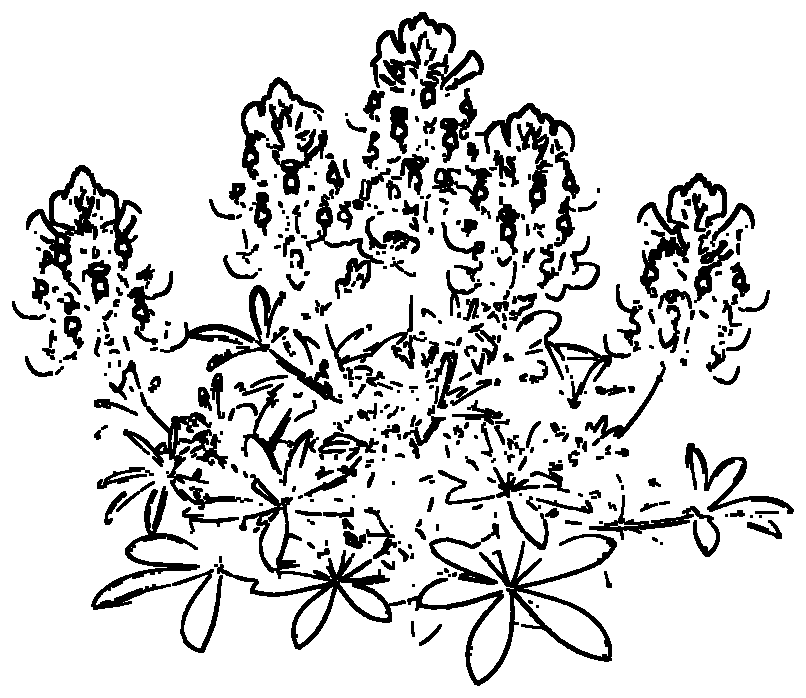
#> input picture src/renderer/src/assets/bluebonnet-outline.png, 806 x 698 px
$ python -i make-outline-pngs.py   (imports and definitions only)
#> lines starting #> are read from the running program, lines starting #| are printed output that depends on the picture; after the words box and inside, x2 and y2 are one past the last pixel; in counts of white or black regions, pixels touching at a corner belong together
#!/usr/bin/env python3
"""Make colorless outline (black line art on white) PNGs for LazeAway.

Two modes:
  photo   — grayscale -> blur -> Sobel edge detect -> threshold -> dilate.
            For color photos (e.g. flowers/cactus on a solid background).
  lineart — grayscale -> threshold. For images that are already line art
            (e.g. the Texas outline), where Sobel would double every stroke.

Output is trimmed to the ink bounding box with a small white margin.
Used to build the built-in picture templates in src/renderer/src/assets/.

Usage:
  python3 scripts/make-outline-pngs.py <input> <output> <photo|lineart> [threshold]
  threshold: photo-mode edge cutoff, default 45. Higher = fewer, bolder lines.
"""
import sys

import numpy as np
from PIL import Image, ImageFilter

MAX_SIDE = 1200
MARGIN = 12


def to_gray(path: str) -> Image.Image:
    img = Image.open(path).convert("L")
    img.thumbnail((MAX_SIDE, MAX_SIDE), Image.LANCZOS)
    return img


def sobel(gray: np.ndarray) -> np.ndarray:
    """Sobel edge magnitude, 0..255, via padded shifts (no cv2 needed)."""
    kx = np.array([[-1, 0, 1], [-2, 0, 2], [-1, 0, 1]], dtype=np.float32)
    ky = kx.T
    padded = np.pad(gray, 1, mode="edge")
    gx = np.zeros_like(gray, dtype=np.float32)
    gy = np.zeros_like(gray, dtype=np.float32)
    for dy in range(3):
        for dx in range(3):
            patch = padded[dy : dy + gray.shape[0], dx : dx + gray.shape[1]]
            gx += kx[dy, dx] * patch
            gy += ky[dy, dx] * patch
    mag = np.sqrt(gx * gx + gy * gy)
    peak = mag.max()
    if peak > 0:
        mag = mag / peak * 255.0
    return mag


def dilate(binary: np.ndarray) -> np.ndarray:
    """1px 3x3 max dilation so engraved lines read at laser spot size."""
    padded = np.pad(binary, 1, mode="constant", constant_values=255)
    out = binary.copy()
    for dy in range(3):
        for dx in range(3):
            out = np.minimum(out, padded[dy : dy + binary.shape[0], dx : dx + binary.shape[1]])
    return out


def trim(img: Image.Image) -> Image.Image:
    arr = np.array(img)
    ink = arr < 128
    if not ink.any():
        return img
    rows = np.where(ink.any(axis=1))[0]
    cols = np.where(ink.any(axis=0))[0]
    box = (
        max(0, cols.min() - MARGIN),
        max(0, rows.min() - MARGIN),
        min(img.width, cols.max() + 1 + MARGIN),
        min(img.height, rows.max() + 1 + MARGIN),
    )
    return img.crop(box)


def outline_photo(path: str, threshold: int = 45) -> Image.Image:
#> called with threshold = 45
    img = to_gray(path).filter(ImageFilter.GaussianBlur(radius=1.0))
#> in to_gray, img is the input picture: PIL image 806x698 L; 84.1% white; 410 black regions (96 under 20 px), largest, box (x1, y1, x2, y2) and area: (214, 474, 406, 650) 4732, (407, 534, 617, 686) 4514, (26, 165, 142, 295) 3924
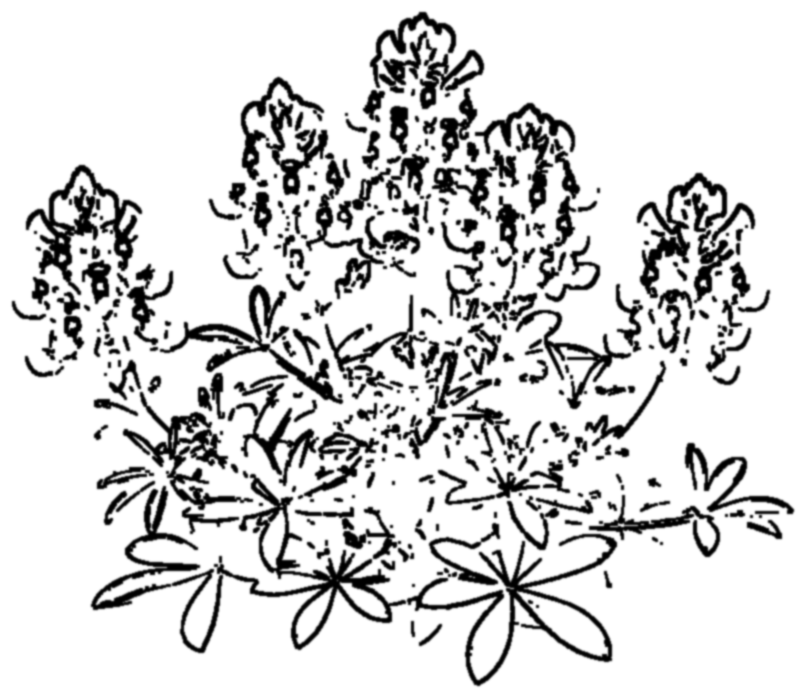
#> img: PIL image 806x698 L; min 0, max 255, mean 214.2
    mag = sobel(np.array(img, dtype=np.float32))
#> after the loop in sobel, `for dy in range(3):`:
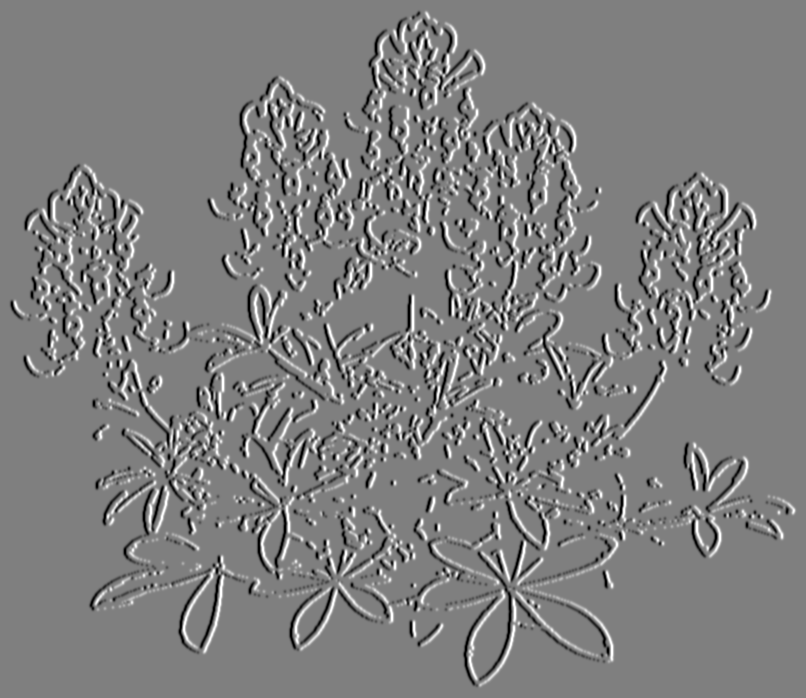
#> gx: shape (698, 806) float32; min -660, max 660, mean 0; drawn with min black and max white
#> after the loop in sobel, `for dy in range(3):`:
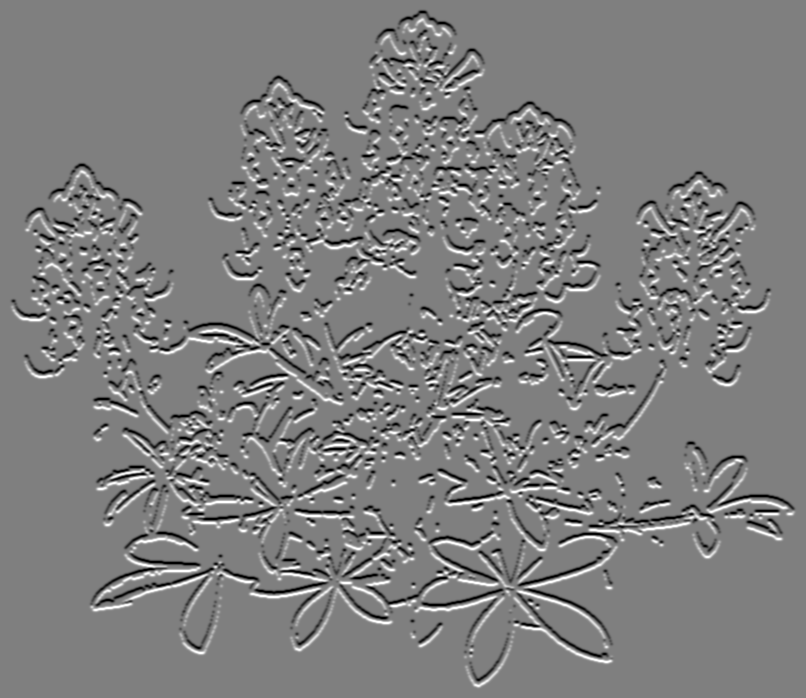
#> gy: shape (698, 806) float32; min -660, max 660, mean 0; drawn with min black and max white
#> in sobel, `mag = np.sqrt(gx * gx + gy * gy)`:
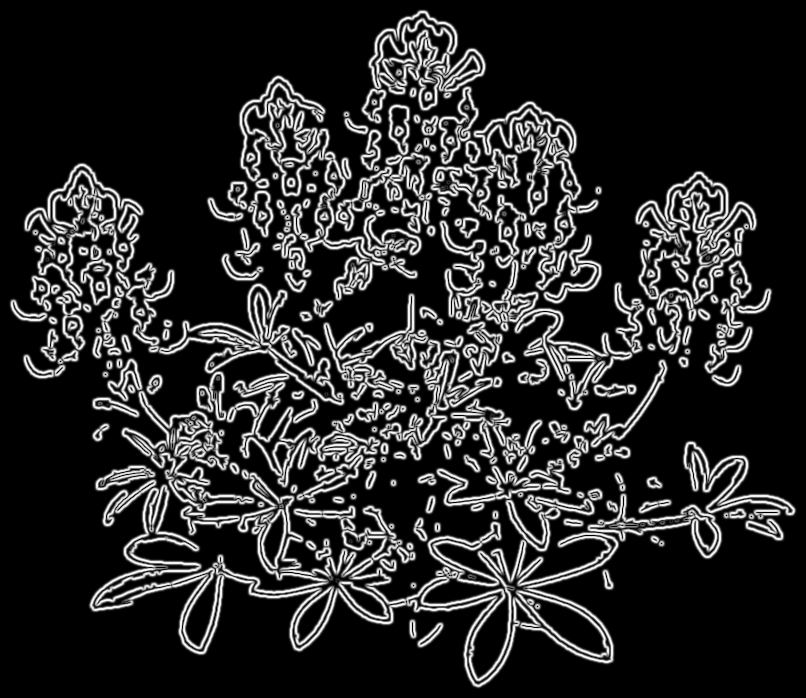
#> mag: shape (698, 806) float32; min 0, max 692, mean 114.4; drawn with min black and max white
#> in sobel, `peak = mag.max()`: peak = 692
    # Strong edges -> black ink, everything else -> white paper.
    binary = np.where(mag > threshold, 0, 255).astype(np.uint8)
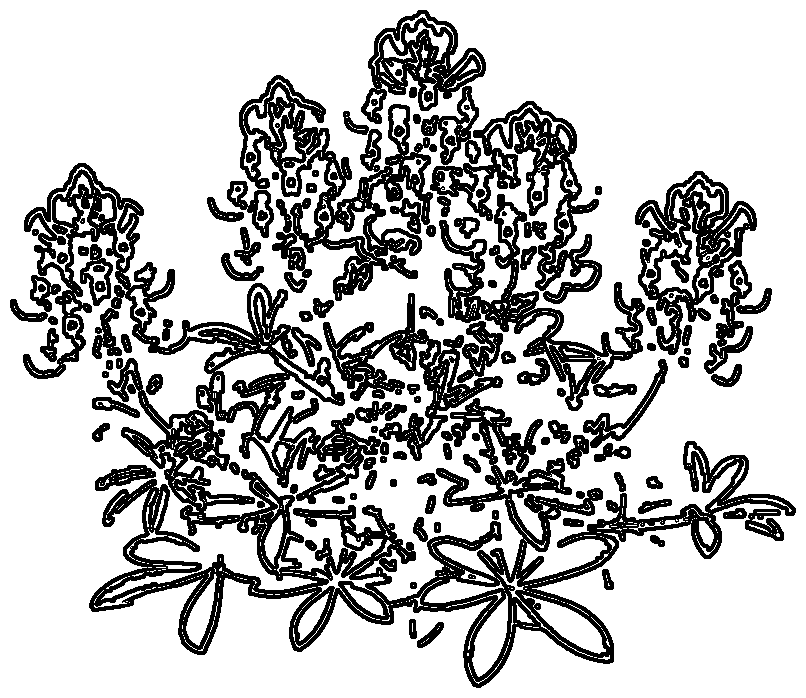
#> binary: shape (698, 806); 74.3% white; 116 black regions (1 under 20 px), largest, box (x1, y1, x2, y2) and area: (89, 358, 796, 688) 44440, (23, 163, 407, 504) 22939, (239, 75, 437, 301) 15156
    binary = dilate(binary)
#> in dilate, `padded = np.pad(binary, 1, mode="constant", constant_values=255)`:
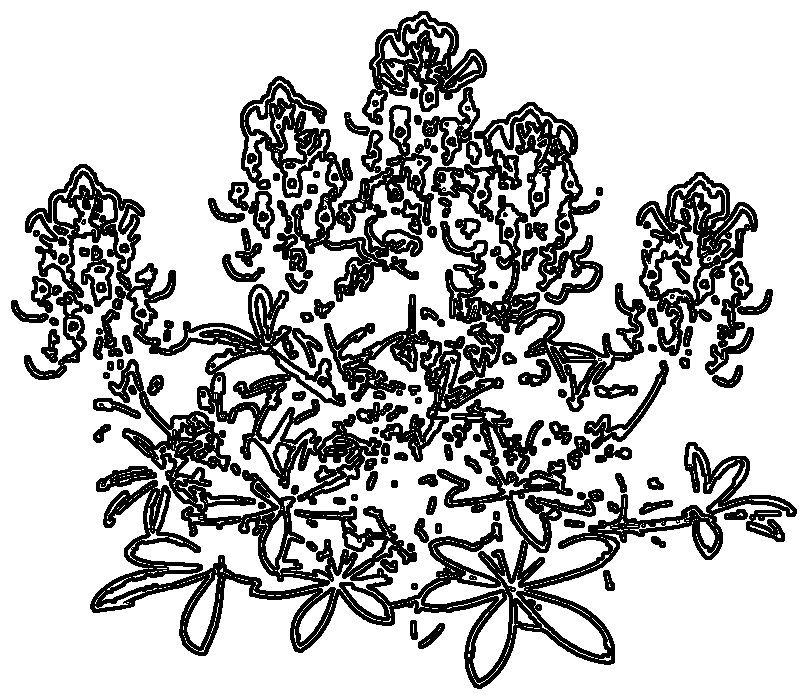
#> padded: shape (700, 808); 74.4% white; 116 black regions (1 under 20 px), largest, box (x1, y1, x2, y2) and area: (90, 359, 797, 689) 44440, (24, 164, 408, 505) 22939, (240, 76, 438, 302) 15156
#> after the loop in dilate, `for dy in range(3):`:
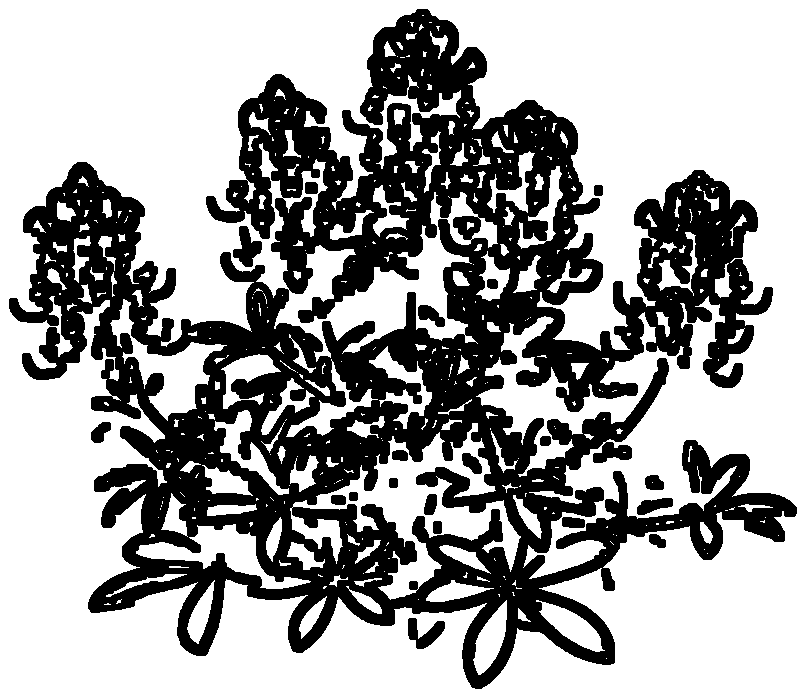
#> out: shape (698, 806); 64.2% white; 20 black regions, largest, box (x1, y1, x2, y2) and area: (9, 9, 797, 689) 197207, (233, 226, 262, 267) 642, (408, 618, 445, 649) 595
    return trim(Image.fromarray(binary, mode="L"))
#> in trim, `rows = np.where(ink.any(axis=1))[0]`: rows = 680 values from 9 to 688
#> in trim, `cols = np.where(ink.any(axis=0))[0]`: cols = 788 values from 9 to 796
#> in trim, `box = ( max(0, cols.min() - MARGIN), max(0, rows.min() - MARGIN), min(..`: box = (0, 0, 806, 698)


def outline_lineart(path: str) -> Image.Image:
    img = to_gray(path)
    arr = np.array(img)
    binary = np.where(arr < 160, 0, 255).astype(np.uint8)
    return trim(Image.fromarray(binary, mode="L"))


def main() -> None:
    if len(sys.argv) not in (4, 5) or sys.argv[3] not in ("photo", "lineart"):
        print(__doc__)
        raise SystemExit(2)
    src, dst, mode = sys.argv[1], sys.argv[2], sys.argv[3]
    threshold = int(sys.argv[4]) if len(sys.argv) == 5 else 45
    out = outline_photo(src, threshold) if mode == "photo" else outline_lineart(src)
    out.save(dst, "PNG", optimize=True)
    print(f"{dst}: {out.size[0]}x{out.size[1]} mode={out.mode}")


# [2 lines not run here, left out]

>>> result = outline_photo('../src/renderer/src/assets/bluebonnet-outline.png')

$ run again, on src/renderer/src/assets/texas-outline.png
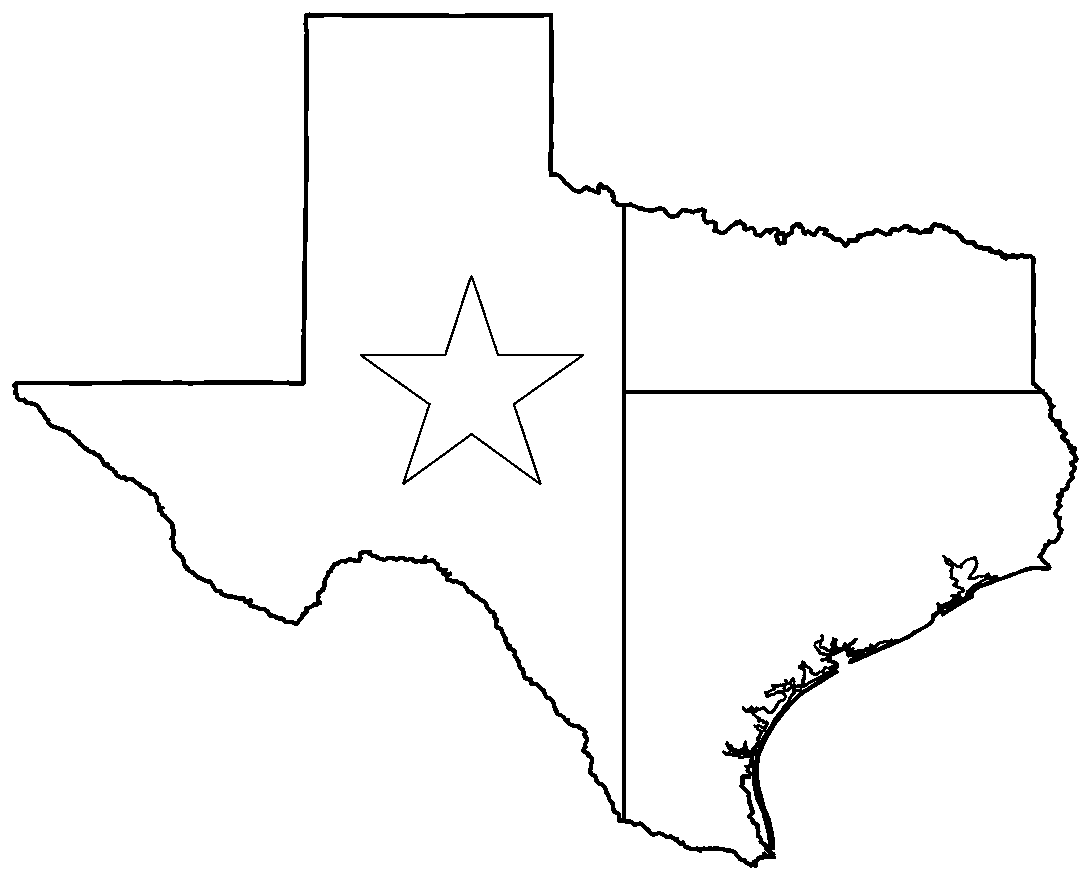
#> input picture src/renderer/src/assets/texas-outline.png, 1091 x 880 px
#> in to_gray, img is the input picture: PIL image 1091x880 L; 97.2% white; 2 black regions, box (x1, y1, x2, y2) and area: (12, 12, 1079, 868) 25010, (360, 275, 584, 485) 1928
#> in sobel, `mag = np.sqrt(gx * gx + gy * gy)`:
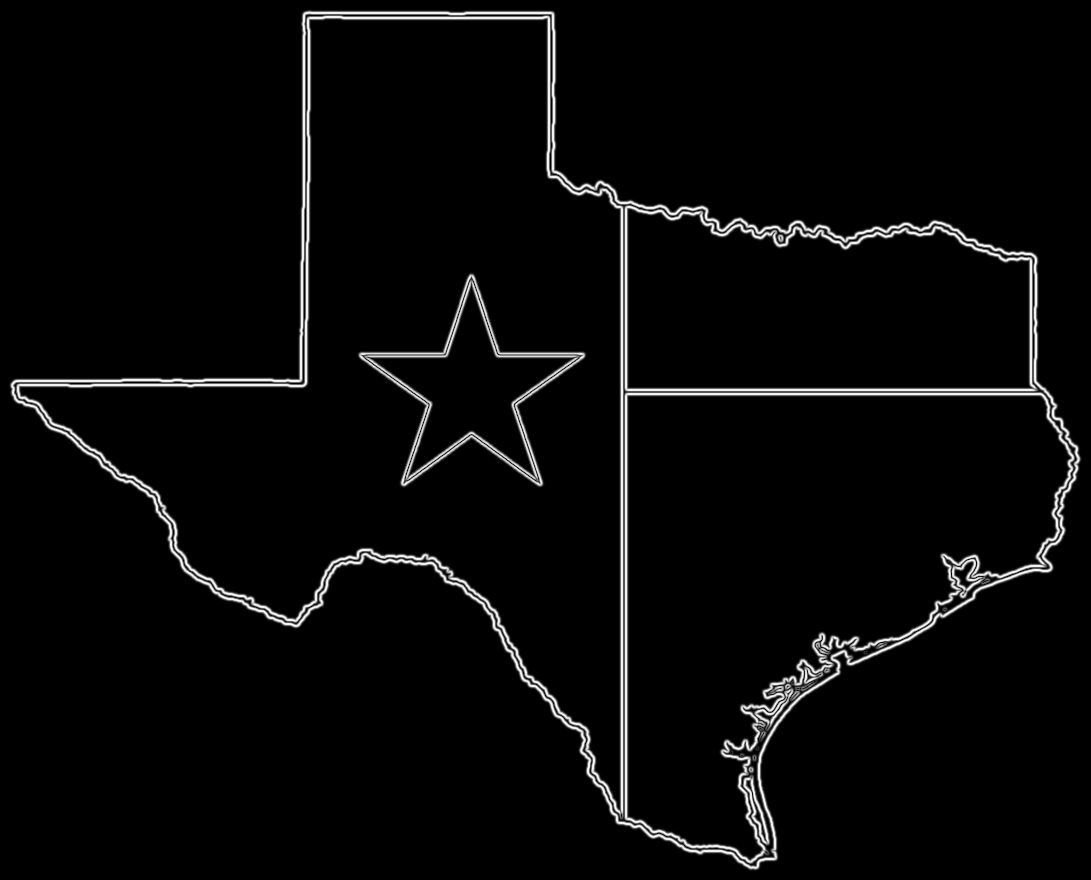
#> mag: shape (880, 1091) float32; min 0, max 692, mean 22.9; drawn with min black and max white
#> peak = 692
#> binary: shape (880, 1091); 95.1% white; 3 black regions, box (x1, y1, x2, y2) and area: (10, 10, 1081, 870) 42191, (358, 273, 586, 487) 5284, (752, 755, 757, 761) 24
#> after the loop in dilate, `for dy in range(3):`:
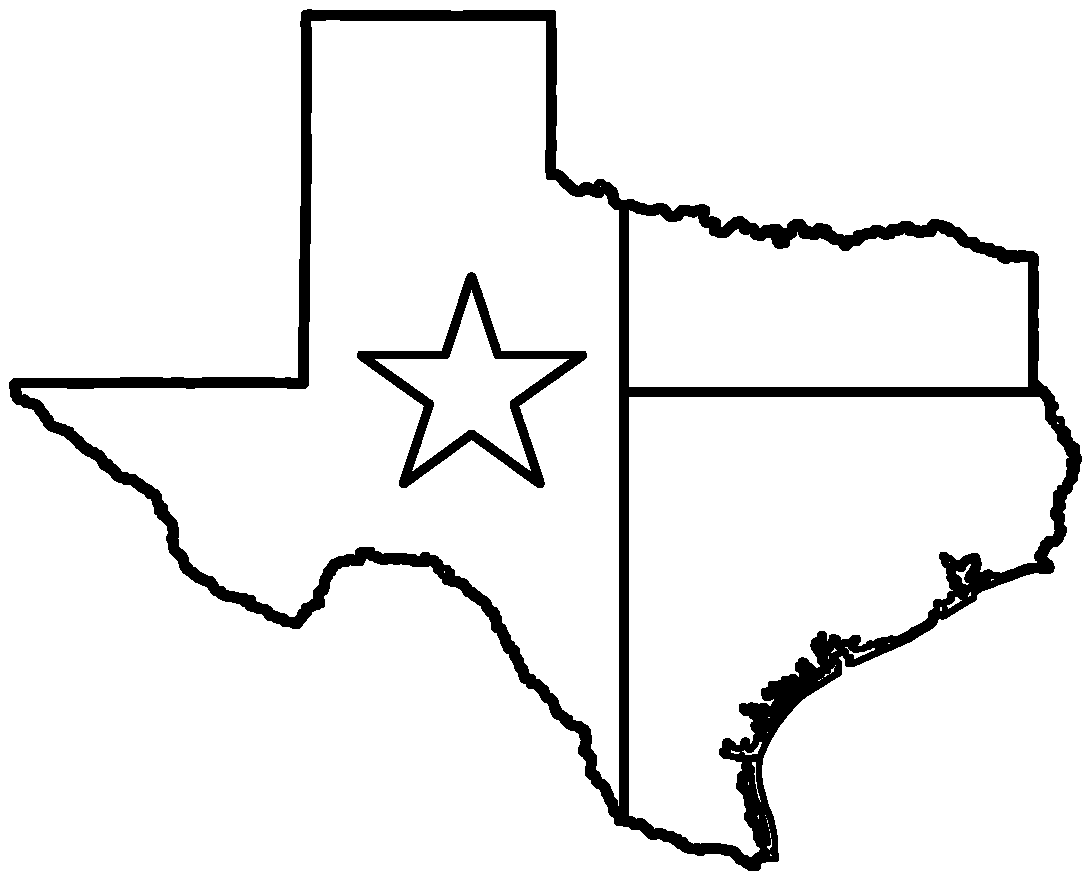
#> out: shape (880, 1091); 93.2% white; 2 black regions, box (x1, y1, x2, y2) and area: (9, 9, 1082, 871) 57326, (357, 272, 587, 488) 7514
#> rows = 862 values from 9 to 870
#> cols = 1073 values from 9 to 1081
#> box = (0, 0, 1091, 880)
